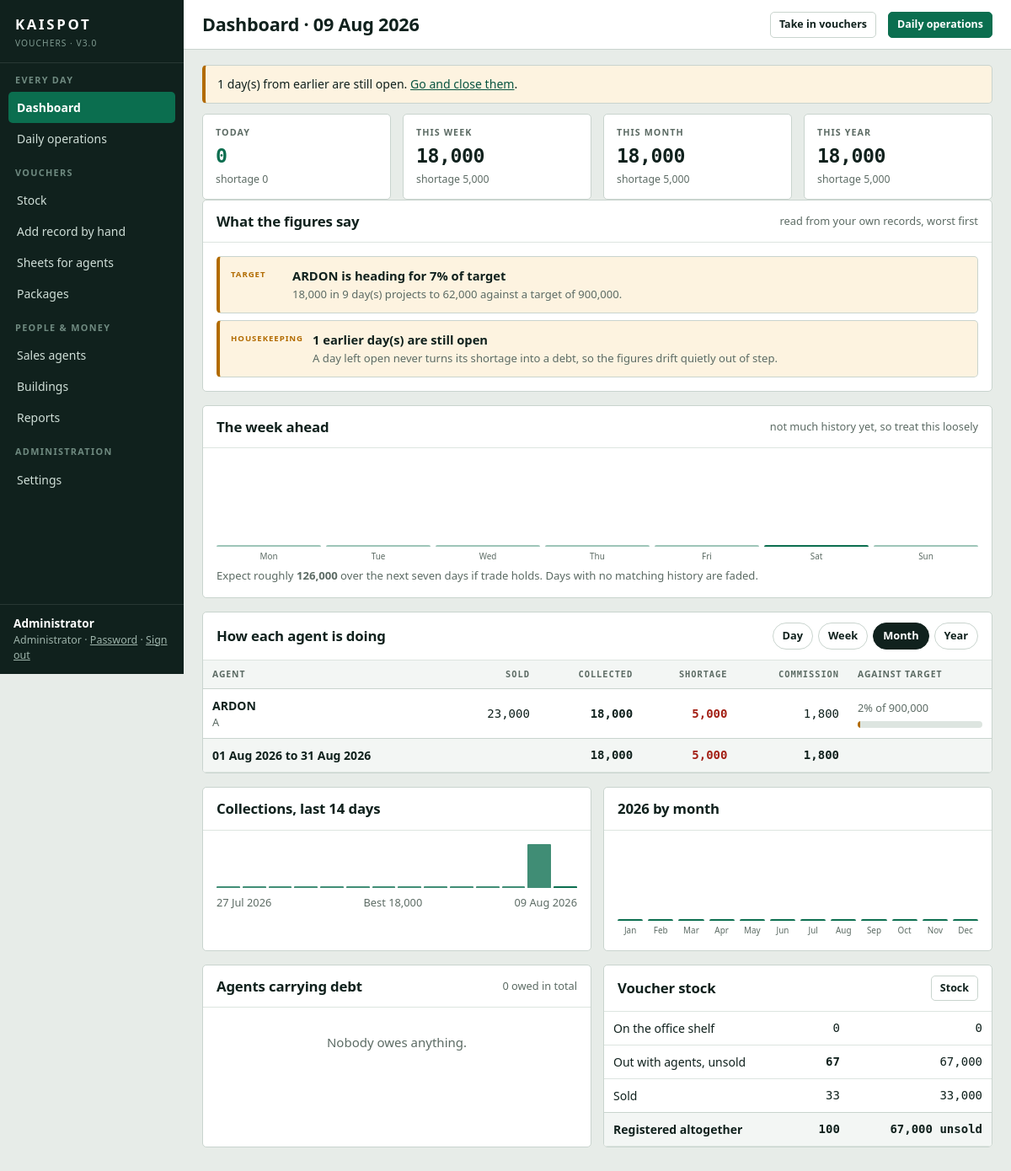
The app's page /dashboard (signed in) with its own data.
### tables this page shows
CREATE TABLE users (
    id            INTEGER PRIMARY KEY AUTOINCREMENT,
    username      TEXT    NOT NULL UNIQUE COLLATE NOCASE,
    password_hash TEXT    NOT NULL,
    full_name     TEXT    NOT NULL DEFAULT '',
    role          TEXT    NOT NULL DEFAULT 'agent',   -- admin | manager | agent
    agent_id      INTEGER REFERENCES agents(id) ON DELETE CASCADE,
    active        INTEGER NOT NULL DEFAULT 1,
    must_change   INTEGER NOT NULL DEFAULT 0,
    created_at    TEXT    NOT NULL DEFAULT (datetime('now'))
);

CREATE TABLE agents (
    id              INTEGER PRIMARY KEY AUTOINCREMENT,
    code            TEXT    NOT NULL UNIQUE COLLATE NOCASE,
    name            TEXT    NOT NULL,
    phone           TEXT    NOT NULL DEFAULT '',
    station         TEXT    NOT NULL DEFAULT '',
    nin             TEXT    NOT NULL DEFAULT '',
    next_of_kin     TEXT    NOT NULL DEFAULT '',
    commission_rate INTEGER NOT NULL DEFAULT 1000,  -- basis points, 1000 = 10%
    monthly_target  INTEGER NOT NULL DEFAULT 0,
    daily_target    INTEGER NOT NULL DEFAULT 0,
    credit_limit    INTEGER NOT NULL DEFAULT 0,     -- 0 = no ceiling on debt
    notes           TEXT    NOT NULL DEFAULT '',
    joined_on       TEXT    NOT NULL DEFAULT (date('now')),
    active          INTEGER NOT NULL DEFAULT 1,
    created_at      TEXT    NOT NULL DEFAULT (datetime('now'))
, building_id INTEGER REFERENCES buildings(id) ON DELETE SET NULL);

### backend/routes/dashboard.py (the view)
@bp.route("/dashboard")
@auth.staff_only
def home():
    day = parse_date(request.args.get("day"), today())
    period = request.args.get("period", "month")
    if period not in ("day", "week", "month", "year"):
        period = "month"
    return render_template(
        "pages/dashboard.html",
        day=day,
        period=period,
        summary=progress.summary(day),
        leaderboard=progress.leaderboard(day, period),
        trend=progress.trend(14),
        months=progress.monthly_series(int(day[:4])),
        board=daily_service.board(day),
        totals=daily_service.day_totals(day),
        outstanding=daily_service.open_days_before(day),
        office=stock.office_stock(),
        stock_totals=stock.totals(),
        findings=progress.for_office(8),
        forecast=progress.forecast(7),
        company=ledger.company_totals(),
        debts=[p for p in ledger.all_positions() if p["debt"] > 0],
    )

### frontend/templates/pages/dashboard.html (shortened to what this page needs)
{% extends "base.html" %}
{% block heading %}Dashboard &middot; {{ day | day }}{% endblock %}
{% block toolbar %}
<a class="btn quiet small" href="{{ url_for('stock.manual') }}">Take in vouchers</a>
<a class="btn small" href="{{ url_for('daily.board', day=day) }}">Daily operations</a>
{% endblock %}
{% block content %}
{% if outstanding %}
<div class="flash warn">{{ outstanding }} day(s) from earlier are still open.
  <a href="{{ url_for('daily.board') }}">Go and close them</a>.</div>
{% endif %}
<div class="grid four">
  <div class="stat accent"><div class="label">Today</div>
    <div class="stat-value">{{ summary.day.collection | money }}</div>
    <div class="foot">shortage {{ summary.day.shortage | money }}</div></div>
  <div class="stat"><div class="label">This week</div>
    <div class="stat-value">{{ summary.week.collection | money }}</div>
    <div class="foot">shortage {{ summary.week.shortage | money }}</div></div>
  <div class="stat"><div class="label">This month</div>
    <div class="stat-value">{{ summary.month.collection | money }}</div>
    <div class="foot">shortage {{ summary.month.shortage | money }}</div></div>
  <div class="stat"><div class="label">This year</div>
    <div class="stat-value">{{ summary.year.collection | money }}</div>
    <div class="foot">shortage {{ summary.year.shortage | money }}</div></div>
</div>
{% if findings %}
<div class="card">
  <div class="card-head"><h2>What the figures say</h2><div class="spacer"></div>
    <span class="small muted">read from your own records, worst first</span></div>
  <div class="card-body">
    <div class="findings">
      {% for f in findings %}
      <div class="finding {{ f.level }}">
        <div class="tag">{{ f.kind }}</div>
        <div class="body">
          <div class="head">
            {% if f.agent_id %}<a class="row-link" href="{{ url_for('agents.profile', agent_id=f.agent_id) }}">{{ f.headline }}</a>
            {% else %}{{ f.headline }}{% endif %}
          </div>
          <div class="why">{{ f.detail }}</div>
        </div>
      </div>
      {% endfor %}
    </div>
  </div>
</div>
{% endif %}
{% if forecast.days %}
<div class="card">
  <div class="card-head"><h2>The week ahead</h2><div class="spacer"></div>
    <span class="small muted">
      {% if forecast.confident %}each day from the same weekday over the last four weeks
      {% else %}not much history yet, so treat this loosely{% endif %}</span></div>
  <div class="card-body">
    {% set top = (forecast.days | map(attribute='expected') | max) or 1 %}
    <div class="bars" style="height:120px">
      {% for d in forecast.days %}
      <div class="bar">
        <i style="height:{{ (100 * d.expected / top) | round(0,'ceil') | int }}%;{% if not d.from_days %}opacity:.4{% endif %}"
           title="{{ d.day }}: about {{ d.expected | money }}"></i>
        <span>{{ d.label }}</span>
      </div>
      {% endfor %}
    </div>
    <p class="sheet-note">
      Expect roughly <strong>{{ forecast.total | money }}</strong> over the next
      seven days if trade holds. Days with no matching history are faded.
    </p>
  </div>
</div>
{% endif %}
<div class="card">
  <div class="card-head">
    <h2>How each agent is doing</h2><div class="spacer"></div>
    <div class="pill-row">
      {% for name in ['day','week','month','year'] %}
        <a class="pill {% if period == name %}on{% endif %}"
           href="{{ url_for('dashboard.home', day=day, period=name) }}">{{ name | capitalize }}</a>
      {% endfor %}
    </div>
  </div>
  <div class="card-body tight">
    {% if leaderboard.rows %}
    <div class="table-scroll">
    <table>
      <thead><tr><th>Agent</th><th class="fig">Sold</th><th class="fig">Collected</th>
                 <th class="fig">Shortage</th><th class="fig hide-sm">Commission</th>
                 <th class="hide-sm" style="width:170px">Against target</th></tr></thead>
      <tbody>
      {% for row in leaderboard.rows %}
        <tr>
          <td><a class="row-link" href="{{ url_for('agents.profile', agent_id=row.id) }}">{{ row.name }}</a>
              <div class="small muted">{{ row.code }}{% if row.station %} &middot; {{ row.station }}{% endif %}</div></td>
          <td class="fig">{{ row.sold | money }}</td>
          <td class="fig"><strong>{{ row.collection | money }}</strong></td>
          <td class="fig">{% if row.shortage > 0 %}<span class="short-text">{{ row.shortage | money }}</span>{% else %}0{% endif %}</td>
          <td class="fig hide-sm">{{ row.commission | money }}</td>
          <td class="hide-sm">
            {% if row.target %}
              <div class="small muted">{{ row.target_pct }}% of {{ row.target | money }}</div>
              <div class="progress {% if row.target_pct >= 100 %}over{% else %}under{% endif %}">
                <span style="width:{{ [row.target_pct, 100] | min }}%"></span></div>
            {% else %}<span class="muted small">no target set</span>{% endif %}
          </td>
        </tr>
      {% endfor %}
      </tbody>
      <tfoot><tr><td>{{ leaderboard.start | day }} to {{ leaderboard.end | day }}</td>
        <td class="fig"></td><td class="fig">{{ leaderboard.collection | money }}</td>
        <td class="fig short-text">{{ leaderboard.shortage | money }}</td>
        <td class="fig hide-sm">{{ leaderboard.commission | money }}</td>
        <td class="hide-sm"></td></tr></tfoot>
    </table>
    </div>
    {% else %}<div class="empty"><p>No agents yet.</p>
      <a class="btn" href="{{ url_for('agents.new') }}">Add a sales agent</a></div>{% endif %}
  </div>
</div>
<div class="grid two">
  <div class="card">
    <div class="card-head"><h2>Collections, last 14 days</h2></div>
    <div class="card-body">
      {% set peak = (trend | map(attribute='collection') | max) or 0 %}
      {% if peak %}
      <div class="spark">
        {% for point in trend %}
          <div style="height:{{ (100 * point.collection / peak) | round(0,'ceil') | int }}%"
               title="{{ point.day }}: {{ point.collection | money }}"></div>
        {% endfor %}
      </div>
      <div class="small muted" style="display:flex;justify-content:space-between;margin-top:8px">
        <span>{{ trend[0].day | day }}</span><span>Best {{ peak | money }}</span>
        <span>{{ trend[-1].day | day }}</span></div>
      {% else %}<div class="empty"><p>No collections in the last 14 days.</p></div>{% endif %}
    </div>
  </div>
  <div class="card">
    <div class="card-head"><h2>{{ day[:4] }} by month</h2></div>
    <div class="card-body">
      {% set top = (months | map(attribute='collection') | max) or 0 %}
      {% if top %}
      <div class="bars">
        {% for m in months %}
          <div class="bar">
            <i style="height:{{ (100 * m.collection / top) | round(0,'ceil') | int }}%"
               title="{{ m.label }}: {{ m.collection | money }}"></i>
            <span>{{ m.label }}</span>
          </div>
        {% endfor %}
      </div>
      {% else %}<div class="empty"><p>Nothing recorded this year yet.</p></div>{% endif %}
    </div>
  </div>
</div>
<div class="grid two">
  <div class="card">
    <div class="card-head"><h2>Agents carrying debt</h2><div class="spacer"></div>
      <span class="small muted">{{ company.debt | money }} owed in total</span></div>
    <div class="card-body tight">
      {% if debts %}
      <table>
        <thead><tr><th>Agent</th><th class="fig">Owes</th><th class="fig">Commission due</th><th></th></tr></thead>
        <tbody>
        {% for row in debts %}
          <tr><td><a class="row-link" href="{{ url_for('agents.profile', agent_id=row.id) }}">{{ row.name }}</a>
                  {% if row.over_limit %}<span class="chip debt">over limit</span>{% endif %}</td>
              <td class="fig short-text">{{ row.debt | money }}</td>
              <td class="fig">{{ row.commission_due | money }}</td>
              <td><a class="btn quiet small" href="{{ url_for('agents.profile', agent_id=row.id) }}">Take payment</a></td></tr>
        {% endfor %}
        </tbody>
      </table>
      {% else %}<div class="empty"><p>Nobody owes anything.</p></div>{% endif %}
    </div>
  </div>
  <div class="card">
    <div class="card-head"><h2>Voucher stock</h2><div class="spacer"></div>
      <a class="btn quiet small" href="{{ url_for('stock.index') }}">Stock</a></div>
    <div class="card-body tight">
      {% if stock_totals.registered %}
      <table>
        <tbody>
          <tr><td>On the office shelf</td>
              <td class="fig">{{ stock_totals.office_qty | qty }}</td>
              <td class="fig">{{ stock_totals.office_value | money }}</td></tr>
          <tr><td>Out with agents, unsold</td>
              <td class="fig"><strong>{{ stock_totals.agent_qty | qty }}</strong></td>
              <td class="fig">{{ stock_totals.agent_value | money }}</td></tr>
          <tr><td>Sold</td>
              <td class="fig">{{ stock_totals.sold_qty | qty }}</td>
              <td class="fig">{{ stock_totals.sold_value | money }}</td></tr>
        </tbody>
        <tfoot><tr><td>Registered altogether</td>
          <td class="fig">{{ stock_totals.registered | qty }}</td>
          <td class="fig">{{ (stock_totals.office_value + stock_totals.agent_value) | money }} unsold</td></tr></tfoot>
      </table>
      {% else %}<div class="empty"><p>No vouchers registered.</p>
        <a class="btn" href="{{ url_for('stock.sheet_list') }}">Send a sheet</a></div>{% endif %}
    </div>
  </div>
</div>
{% endblock %}

### frontend/templates/base.html (shortened to what this page needs)
<!DOCTYPE html>
<html lang="en">
<head>
<link rel="stylesheet" href="{{ url_for('static', filename='css/kaispot.css') }}">
</head>
<body>
{% set role = user.role if user else 'agent' %}
{% set staff = role in ('admin', 'manager') %}
<div class="shell">
  <aside class="sidebar">
    <div class="brand">
      <div class="brand-mark">KAISPOT</div>
      <div class="brand-sub">Vouchers &middot; v{{ app_version }}</div>
    </div>
    <nav class="nav">
      {% if staff %}
      <div class="nav-group">
        <div class="eyebrow">Every day</div>
        <a href="{{ url_for('dashboard.home') }}" {% if path == '/dashboard' %}class="on"{% endif %}>Dashboard</a>
        <a href="{{ url_for('daily.board') }}" {% if path.startswith('/daily') %}class="on"{% endif %}>Daily operations</a>
      </div>
      <div class="nav-group">
        <div class="eyebrow">Vouchers</div>
        <a href="{{ url_for('stock.index') }}" {% if path == '/stock/' %}class="on"{% endif %}>Stock</a>
        <a href="{{ url_for('stock.manual') }}" {% if path.startswith('/stock/manual') %}class="on"{% endif %}>Add record by hand</a>
        <a href="{{ url_for('stock.sheet_list') }}" {% if path.startswith('/stock/sheets') %}class="on"{% endif %}>Sheets for agents</a>
        <a href="{{ url_for('packages.index') }}" {% if path.startswith('/packages') %}class="on"{% endif %}>Packages</a>
      </div>
      <div class="nav-group">
        <div class="eyebrow">People &amp; money</div>
        <a href="{{ url_for('agents.index') }}" {% if path.startswith('/agents') %}class="on"{% endif %}>Sales agents</a>
        <a href="{{ url_for('buildings.index') }}" {% if path.startswith('/buildings') %}class="on"{% endif %}>Buildings</a>
        <a href="{{ url_for('reports.index') }}" {% if path.startswith('/reports') %}class="on"{% endif %}>Reports</a>
      </div>
      {% if role == 'admin' %}
      <div class="nav-group">
        <div class="eyebrow">Administration</div>
        <a href="{{ url_for('settings.index') }}" {% if path.startswith('/settings') %}class="on"{% endif %}>Settings</a>
      </div>
      {% endif %}
      {% endif %}
    </nav>
    {% if user %}
    <div class="who">
      <strong>{{ user.full_name or user.username }}</strong>
      {{ role_labels.get(user.role, user.role) }} &middot;
      <a href="{{ url_for('auth.password') }}">Password</a> &middot;
      <a href="{{ url_for('auth.sign_out') }}">Sign out</a>
    </div>
    {% endif %}
  </aside>
  <div class="main">
    <header class="topbar">
      <h1>{% block heading %}{{ self.title() }}{% endblock %}</h1>
      {% block toolbar %}{% endblock %}
    </header>
    <main class="content">
      {% block content %}{% endblock %}
    </main>
  </div>
</div>
</body>
</html>

### records on screen
users: full_name "Administrator", get "Administrator"
agents: name "ARDON", code "A", sold "23,000", collection "18,000", shortage "5,000", commission "1,800", target_pct "2", target "900,000"

### other values on screen
{{ app_version }} "3.0"
{{ day | day }} "09 Aug 2026"
{{ outstanding }} "1"
{{ summary.day.collection | money }} "0"
{{ summary.day.shortage | money }} "0"
{{ summary.week.collection | money }} "18,000"
{{ summary.week.shortage | money }} "5,000"
{{ summary.month.collection | money }} "18,000"
{{ summary.month.shortage | money }} "5,000"
{{ summary.year.collection | money }} "18,000"
{{ summary.year.shortage | money }} "5,000"
{{ f.kind }} "TARGET" "HOUSEKEEPING"
{{ f.headline }} "ARDON is heading for 7% of target"
{{ f.detail }} "18,000 in 9 day(s) projects to 62,000 against a target of 900,000." "A day left open never turns its shortage into a debt, so the figures drift quietly out of step."
{{ f.headline }} "1 earlier day(s) are still open"
